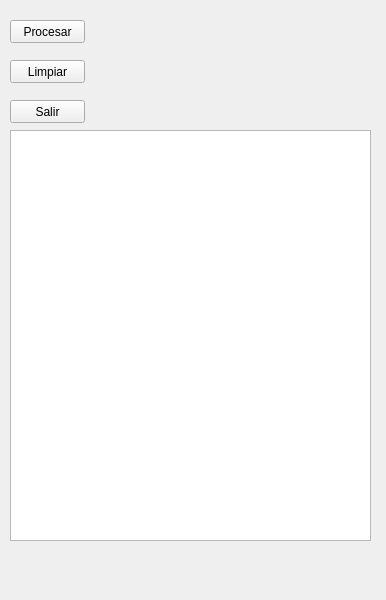
<?xml version="1.0" encoding="UTF-8"?>
<ui version="4.0">
 <class>MainWindow</class>
 <widget class="QMainWindow" name="MainWindow">
  <property name="geometry">
   <rect>
    <x>0</x>
    <y>0</y>
    <width>386</width>
    <height>600</height>
   </rect>
  </property>
  <property name="windowTitle">
   <string>MainWindow</string>
  </property>
  <widget class="QWidget" name="centralwidget">
   <widget class="QPushButton" name="btnProcesar">
    <property name="geometry">
     <rect>
      <x>10</x>
      <y>20</y>
      <width>75</width>
      <height>23</height>
     </rect>
    </property>
    <property name="text">
     <string>Procesar</string>
    </property>
   </widget>
   <widget class="QPushButton" name="btnLimpiar">
    <property name="geometry">
     <rect>
      <x>10</x>
      <y>60</y>
      <width>75</width>
      <height>23</height>
     </rect>
    </property>
    <property name="text">
     <string>Limpiar</string>
    </property>
   </widget>
   <widget class="QPushButton" name="btnSalir">
    <property name="geometry">
     <rect>
      <x>10</x>
      <y>100</y>
      <width>75</width>
      <height>23</height>
     </rect>
    </property>
    <property name="text">
     <string>Salir</string>
    </property>
   </widget>
   <widget class="QTextEdit" name="txtS">
    <property name="geometry">
     <rect>
      <x>10</x>
      <y>130</y>
      <width>361</width>
      <height>411</height>
     </rect>
    </property>
   </widget>
  </widget>
 </widget>
 <resources/>
 <connections/>
</ui>
